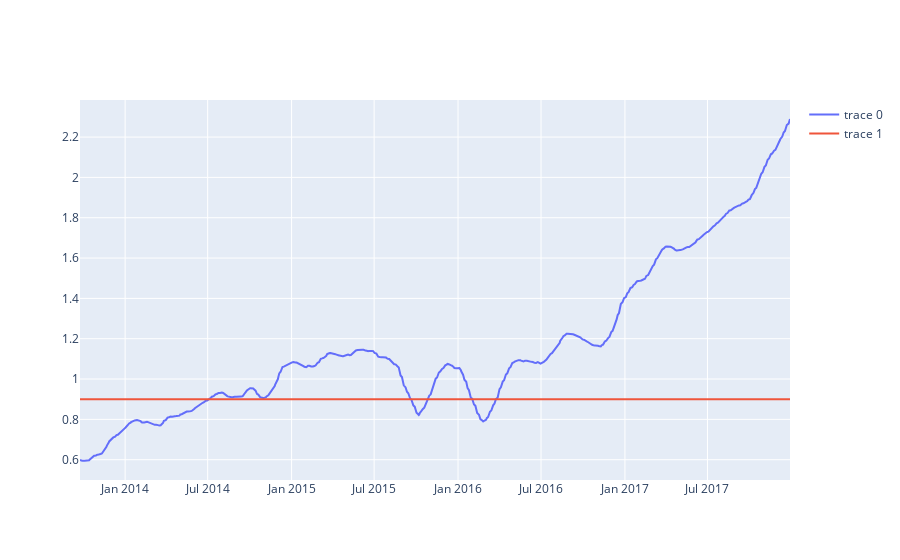

Write notebook code for a chart like this one.
### Code cell
fig = go.Figure()
fig.add_trace(go.Scatter(x = test[window:].index, y = df_score['reconst_error'], mode = 'lines'))
fig.add_trace(go.Scatter(x = test[window:].index, y = df_score['threshold'], mode = 'lines'))
fig.update_layout(showlegend = True)
fig.show()

### Figure 1 — Plotly figure (JSON) as saved in the notebook; plotly's stock layout.template omitted (floating-point values rounded to 4 significant figures; data arrays with more than 128 entries replaced by an {"elided": "..."} marker saying what was removed)
{"data": [{"mode": "lines", "type": "scatter", "x": {"elided": "1064 str values"}, "y": {"elided": "1064 float values"}}, {"mode": "lines", "type": "scatter", "x": {"elided": "1064 str values"}, "y": {"elided": "1064 float values"}}], "layout": {"showlegend": true}}
